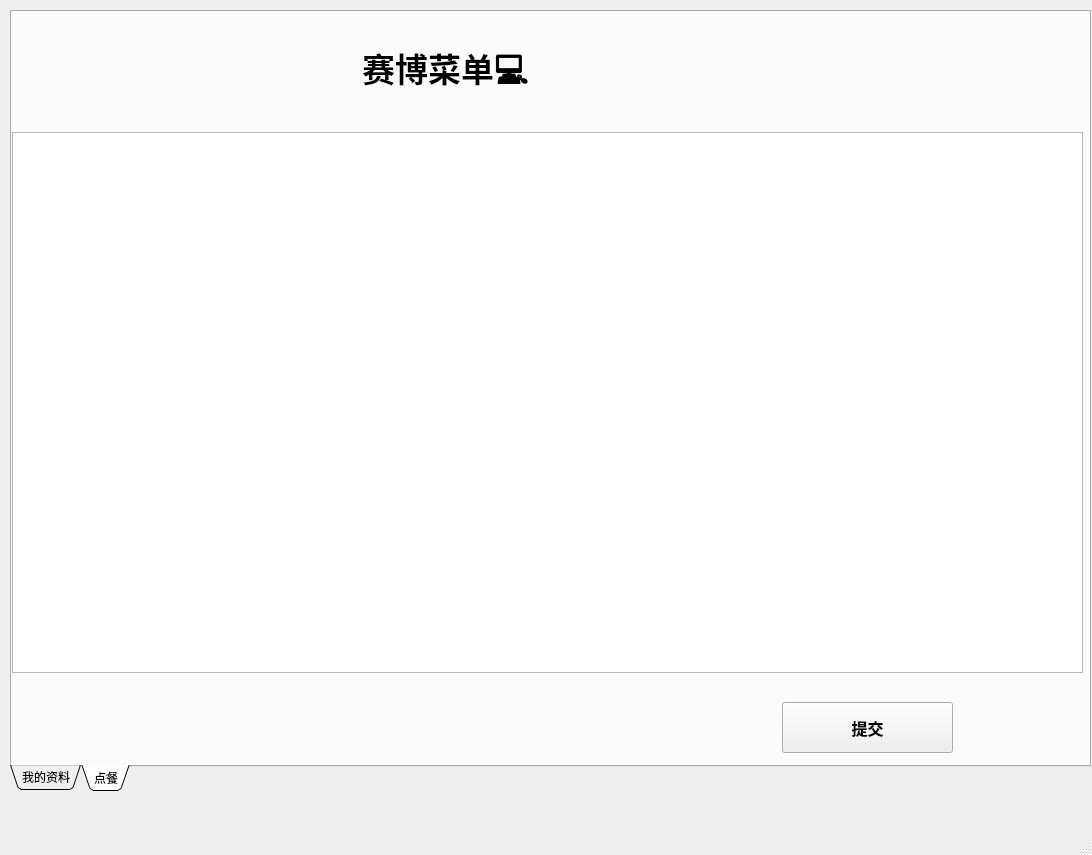
<?xml version="1.0" encoding="UTF-8"?>
<ui version="4.0">
 <class>NormalUserWindow</class>
 <widget class="QMainWindow" name="NormalUserWindow">
  <property name="geometry">
   <rect>
    <x>0</x>
    <y>0</y>
    <width>1092</width>
    <height>855</height>
   </rect>
  </property>
  <property name="windowTitle">
   <string>MainWindow</string>
  </property>
  <widget class="QWidget" name="centralwidget">
   <widget class="QTabWidget" name="normalUserTabWidget">
    <property name="geometry">
     <rect>
      <x>10</x>
      <y>10</y>
      <width>1081</width>
      <height>781</height>
     </rect>
    </property>
    <property name="tabPosition">
     <enum>QTabWidget::South</enum>
    </property>
    <property name="tabShape">
     <enum>QTabWidget::Triangular</enum>
    </property>
    <property name="currentIndex">
     <number>1</number>
    </property>
    <property name="elideMode">
     <enum>Qt::ElideNone</enum>
    </property>
    <widget class="QWidget" name="normalUserProfileTab">
     <attribute name="title">
      <string>我的资料</string>
     </attribute>
     <widget class="QLabel" name="label">
      <property name="geometry">
       <rect>
        <x>90</x>
        <y>20</y>
        <width>261</width>
        <height>81</height>
       </rect>
      </property>
      <property name="font">
       <font>
        <pointsize>30</pointsize>
        <weight>75</weight>
        <bold>true</bold>
       </font>
      </property>
      <property name="text">
       <string>Hello🤗</string>
      </property>
     </widget>
     <widget class="QLabel" name="normalUserNameLabel">
      <property name="geometry">
       <rect>
        <x>420</x>
        <y>30</y>
        <width>161</width>
        <height>61</height>
       </rect>
      </property>
      <property name="font">
       <font>
        <pointsize>30</pointsize>
        <weight>75</weight>
        <bold>true</bold>
       </font>
      </property>
      <property name="text">
       <string>None</string>
      </property>
     </widget>
     <widget class="QLabel" name="label_2">
      <property name="geometry">
       <rect>
        <x>130</x>
        <y>300</y>
        <width>91</width>
        <height>51</height>
       </rect>
      </property>
      <property name="font">
       <font>
        <pointsize>15</pointsize>
        <weight>75</weight>
        <bold>true</bold>
       </font>
      </property>
      <property name="text">
       <string>账号</string>
      </property>
     </widget>
     <widget class="QLabel" name="label_3">
      <property name="geometry">
       <rect>
        <x>130</x>
        <y>380</y>
        <width>91</width>
        <height>51</height>
       </rect>
      </property>
      <property name="font">
       <font>
        <pointsize>15</pointsize>
        <weight>75</weight>
        <bold>true</bold>
       </font>
      </property>
      <property name="text">
       <string>密码</string>
      </property>
     </widget>
     <widget class="QLabel" name="label_4">
      <property name="geometry">
       <rect>
        <x>130</x>
        <y>460</y>
        <width>141</width>
        <height>51</height>
       </rect>
      </property>
      <property name="font">
       <font>
        <pointsize>15</pointsize>
        <weight>75</weight>
        <bold>true</bold>
       </font>
      </property>
      <property name="text">
       <string>电话号码</string>
      </property>
     </widget>
     <widget class="QLabel" name="label_5">
      <property name="geometry">
       <rect>
        <x>130</x>
        <y>150</y>
        <width>111</width>
        <height>61</height>
       </rect>
      </property>
      <property name="font">
       <font>
        <pointsize>15</pointsize>
        <weight>75</weight>
        <bold>true</bold>
       </font>
      </property>
      <property name="text">
       <string>头像</string>
      </property>
     </widget>
     <widget class="QLabel" name="label_6">
      <property name="geometry">
       <rect>
        <x>130</x>
        <y>550</y>
        <width>141</width>
        <height>51</height>
       </rect>
      </property>
      <property name="font">
       <font>
        <pointsize>15</pointsize>
        <weight>75</weight>
        <bold>true</bold>
       </font>
      </property>
      <property name="text">
       <string>地址</string>
      </property>
     </widget>
     <widget class="QLabel" name="normalUserIDLabel">
      <property name="geometry">
       <rect>
        <x>390</x>
        <y>320</y>
        <width>411</width>
        <height>18</height>
       </rect>
      </property>
      <property name="font">
       <font>
        <pointsize>12</pointsize>
       </font>
      </property>
      <property name="text">
       <string>TextLabel</string>
      </property>
     </widget>
     <widget class="QLabel" name="normalUserPasswordLabel">
      <property name="geometry">
       <rect>
        <x>390</x>
        <y>390</y>
        <width>391</width>
        <height>18</height>
       </rect>
      </property>
      <property name="font">
       <font>
        <pointsize>12</pointsize>
       </font>
      </property>
      <property name="text">
       <string>TextLabel</string>
      </property>
     </widget>
     <widget class="QLabel" name="normalUserAddressLabel">
      <property name="geometry">
       <rect>
        <x>390</x>
        <y>570</y>
        <width>451</width>
        <height>18</height>
       </rect>
      </property>
      <property name="font">
       <font>
        <pointsize>12</pointsize>
       </font>
      </property>
      <property name="text">
       <string>TextLabel</string>
      </property>
     </widget>
     <widget class="QLabel" name="normalUserTelephoneLabel">
      <property name="geometry">
       <rect>
        <x>390</x>
        <y>470</y>
        <width>421</width>
        <height>18</height>
       </rect>
      </property>
      <property name="font">
       <font>
        <pointsize>12</pointsize>
       </font>
      </property>
      <property name="text">
       <string>TextLabel</string>
      </property>
     </widget>
     <widget class="QPushButton" name="normalUserLoadPhotoButton">
      <property name="geometry">
       <rect>
        <x>550</x>
        <y>220</y>
        <width>112</width>
        <height>34</height>
       </rect>
      </property>
      <property name="text">
       <string>上传头像</string>
      </property>
     </widget>
     <widget class="QLabel" name="normalUserPhotoLabel">
      <property name="geometry">
       <rect>
        <x>320</x>
        <y>130</y>
        <width>211</width>
        <height>141</height>
       </rect>
      </property>
      <property name="text">
       <string/>
      </property>
     </widget>
    </widget>
    <widget class="QWidget" name="normalUserOrderTab">
     <attribute name="title">
      <string>点餐</string>
     </attribute>
     <widget class="QTableWidget" name="normalUserTableWidget">
      <property name="geometry">
       <rect>
        <x>0</x>
        <y>120</y>
        <width>1071</width>
        <height>541</height>
       </rect>
      </property>
     </widget>
     <widget class="QLabel" name="label_7">
      <property name="geometry">
       <rect>
        <x>350</x>
        <y>30</y>
        <width>361</width>
        <height>61</height>
       </rect>
      </property>
      <property name="font">
       <font>
        <pointsize>25</pointsize>
        <weight>75</weight>
        <bold>true</bold>
       </font>
      </property>
      <property name="text">
       <string>赛博菜单💻︎</string>
      </property>
     </widget>
     <widget class="QPushButton" name="normalUserConfirmButton">
      <property name="geometry">
       <rect>
        <x>770</x>
        <y>690</y>
        <width>171</width>
        <height>51</height>
       </rect>
      </property>
      <property name="font">
       <font>
        <pointsize>12</pointsize>
        <weight>75</weight>
        <bold>true</bold>
       </font>
      </property>
      <property name="text">
       <string>提交</string>
      </property>
     </widget>
    </widget>
   </widget>
  </widget>
  <widget class="QMenuBar" name="menubar">
   <property name="geometry">
    <rect>
     <x>0</x>
     <y>0</y>
     <width>1092</width>
     <height>30</height>
    </rect>
   </property>
  </widget>
  <widget class="QStatusBar" name="statusbar"/>
 </widget>
 <resources/>
 <connections/>
</ui>
